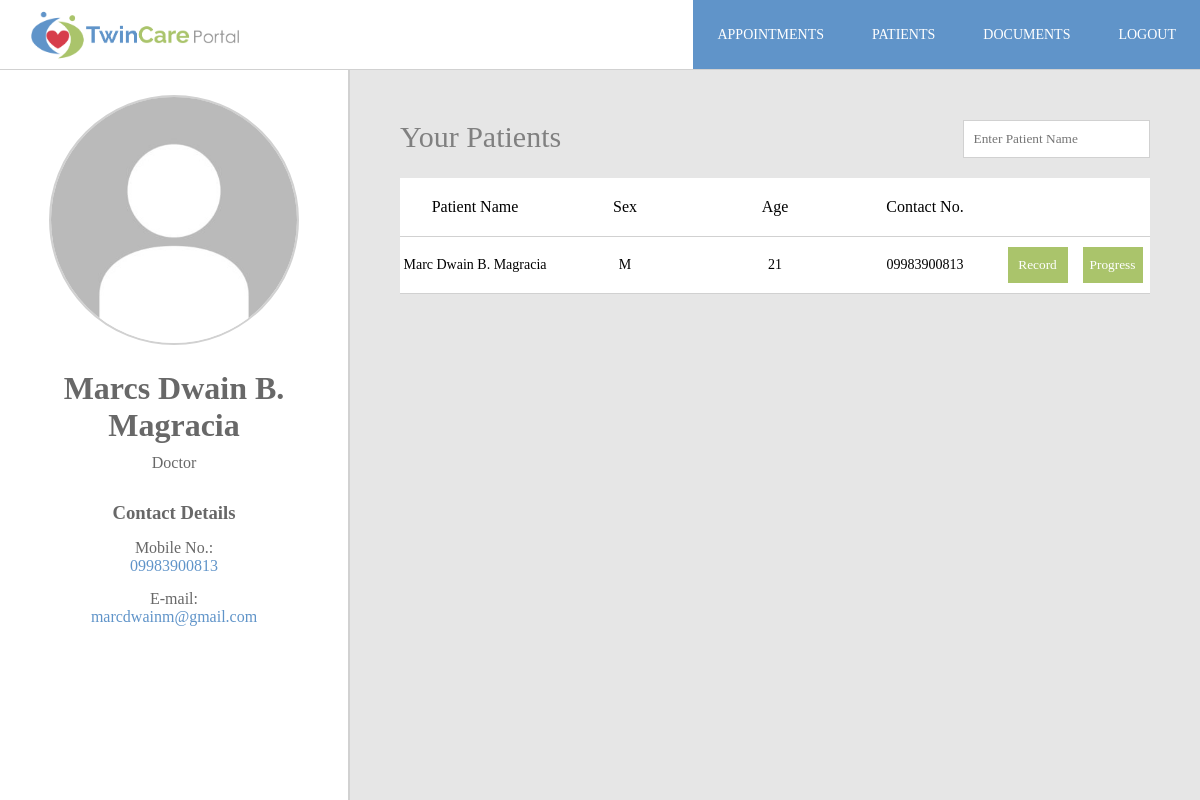
Screenshot of /employee-patients.php (signed in) with the database file from the repository.
### tables this page shows
CREATE TABLE `user_table` (
  `patient_id` int(11) NOT NULL,
  `first_name` varchar(255) NOT NULL,
  `middle_name` varchar(255) NOT NULL,
  `last_name` varchar(255) NOT NULL,
  `email` varchar(255) NOT NULL,
  `password` varchar(1000) NOT NULL,
  `contact_num` varchar(255) NOT NULL,
  `sex` varchar(255) NOT NULL,
  `birthdate` date NOT NULL,
  `medical_record_id` varchar(255) NOT NULL,
  `num_of_appt` int(11) NOT NULL
);

### employee-patients.php (the view, shortened to what this page needs)
<!DOCTYPE html>
<html lang="en">
<head>
    <link rel='stylesheet' type='text/css' href='css/navbar.css'>
    <link rel='stylesheet' type='text/css' href='css/profile.css'>
    <link rel='stylesheet' tyype='text/css' href='css/employee-contents.css'>
</head>
<body>
    <?php include 'extras/employee-navbar.php' ?>
    <?php include 'extras/profile.php' ?>
    <div class='background-container'></div>
    <div class='employee-contents'>
        <div class='e-contents-header'>
            <h2>Your Patients</h2>
            <input type='text' id='search-patient' placeholder='Enter Patient Name'>
        </div>
        <div class='e-contents-table-patients'>
            <div class='e-contents-header-table-patients'>
                <span>Patient Name</span>
                <span>Sex</span>
                <span>Age</span>
                <span>Contact No.</span>
                <span></span>
            </div>
            <div class='patient-tbl'>
                <?php
                include 'php_processes/db_conn.php';
                $query = "SELECT * FROM user_table";
                $result = mysqli_query($conn, $query);
                while ($row = mysqli_fetch_array($result)) {
                    $lastname = $row['last_name'];
                    $middlename = substr($row['middle_name'], 0, 1);
                    $firstname = $row['first_name'];
                    $fullname = "$firstname $middlename. $lastname";
                    $sex = strtoupper(substr($row['sex'], 0, 1));
                    $contact = $row['contact_num'];
                    $birthdate = $row['birthdate'];
                    $from = new DateTime($birthdate);
                    $to = new DateTime('today');
                    $age = $from->diff($to)->y;
                    echo "
                        <div class='e-contents-patients'>
                            <span>$fullname</span>
                            <span>$sex</span>
                            <span>$age</span>
                            <span>$contact</span>
                            <div>
                                <a><button>Record</button></a>
                                <a><button>Progress</button></a>
                            </div>
                        </div>
                    ";
                }
                ?>
            </div>
        </div>
    </div>
</body>
</html>

### css/navbar.css (style rules this page uses)
* { padding: 0; margin: 0; text-decoration: none; list-style: none; box-sizing: border-box; }
:root { --background: #E6E6E6; --blue: #6094C9; --green: #AAC46B; --graytext: #8B8B8B; --grayoutline: rgb(209, 209, 209); }
body { font-family: 'Century Gothic'; }

### css/profile.css (style rules this page uses)
* { padding: 0; margin: 0; box-sizing: border-box; }
:root { --background: #E6E6E6; --blue: #6094C9; --green: #AAC46B; --graytext: #8B8B8B; --grayoutline: rgb(209, 209, 209); }
body { font-size: 20px; }
.background-container { position: fixed; top: 0; left: 0; z-index: -10; width: 100%; height: 100%; padding-top: 80px; background-color: var(--background); }

### css/employee-contents.css (style rules this page uses)
:root { --background: #E6E6E6; --blue: #6094C9; --green: #AAC46B; --graytext: #8B8B8B; --grayoutline: rgb(209, 209, 209); }
.employee-contents { width: calc(100% - 350px); height: auto; position: absolute; z-index: -10; right: 0; top: 70px; padding: 50px; }
.e-contents-header { color: gray; margin-bottom: 20px; display: flex; justify-content: space-between; }
.e-contents-header input { padding: 10px; font-family: 'Century Gothic'; border: 1px solid var(--grayoutline); outline: none; width: 25%; }
.e-contents-header h2 { font-weight: 200; }
.e-contents-table-patients { width: 100%; height: auto; background-color: white; margin-bottom: 40px; }
.e-contents-header-table-patients { display: grid; grid-template-columns: 1fr 1fr 1fr 1fr 1fr; border-bottom: 1px solid var(--grayoutline); }
.e-contents-header-table-patients span { display: flex; justify-content: center; align-items: center; padding: 20px 0px; font-size: 0.8em; text-align: center; text-overflow: ellipsis; white-space: nowrap; overflow: hidden; }
.e-contents-patients { display: grid; grid-template-columns: 1fr 1fr 1fr 1fr 1fr; border-bottom: 1px solid var(--grayoutline); }
.e-contents-patients span { display: flex; justify-content: center; align-items: center; padding: 20px 0px; font-size: 0.7em; text-align: center; }
.e-contents-patients div { display: flex; justify-content: space-around; align-items: center; }
.e-contents-patients div a { padding: 10px; display: flex; justify-content: center; align-items: center; background-color: var(--green); width: 40%; cursor: pointer; }
.e-contents-patients div a button { border: none; background-color: transparent; color: white; cursor: pointer; font-family: 'Century Gothic'; }

### rows the page displays
user_table: fullname "Marc Dwain B. Magracia", sex "M", birthdate "21", contact_num "09983900813"

### other values shown
$_SESSION['fullname'] "Marcs Dwain B. Magracia"
$_SESSION['position'] "Doctor"
$_SESSION['contact'] "09983900813"
$_SESSION['email'] "marcdwainm@gmail.com"
